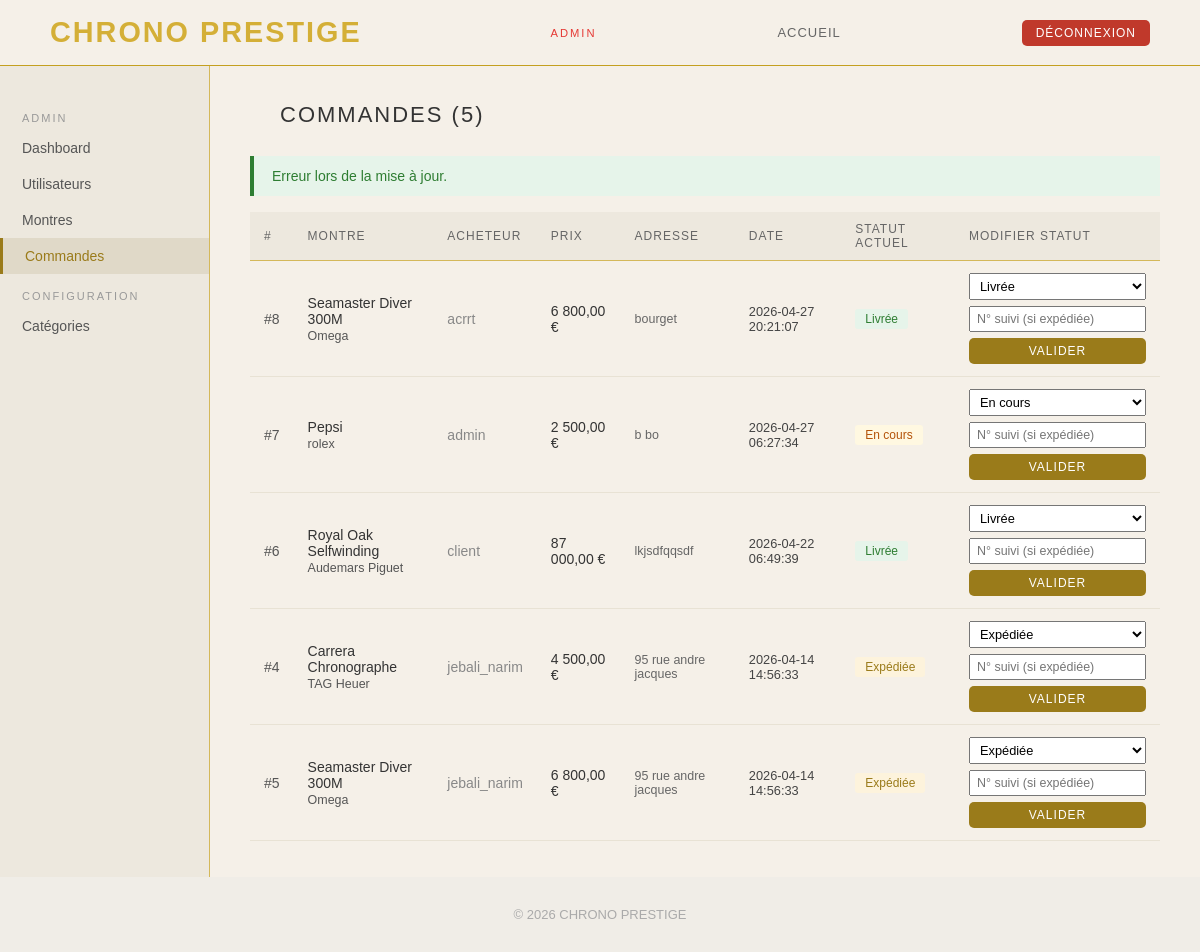
Page /vues/admin/commandes.php?msg=erreur (signed in) on the committed database.
### tables this page shows
CREATE TABLE `commandes` (
  `id` int(11) NOT NULL,
  `acheteur_id` int(11) NOT NULL,
  `montre_id` int(11) NOT NULL,
  `prix_achat` decimal(10,2) NOT NULL DEFAULT 0.00,
  `statut` enum('en_cours','expediee','livree','annulee') NOT NULL DEFAULT 'en_cours',
  `adresse_livraison` text DEFAULT NULL,
  `numero_suivi` varchar(100) DEFAULT '',
  `date_commande` datetime DEFAULT current_timestamp()
);

CREATE TABLE `montres` (
  `id` int(11) NOT NULL,
  `titre` varchar(255) NOT NULL,
  `marque` varchar(100) NOT NULL DEFAULT '',
  `prix` decimal(10,2) NOT NULL DEFAULT 0.00,
  `description` text DEFAULT NULL,
  `image` varchar(255) DEFAULT '',
  `statut` enum('disponible','vendu','suspendu') NOT NULL DEFAULT 'disponible',
  `vendeur_id` int(11) DEFAULT NULL,
  `date_ajout` datetime DEFAULT current_timestamp(),
  `reference` varchar(100) DEFAULT '',
  `materiau` varchar(100) DEFAULT '',
  `mouvement` varchar(100) DEFAULT '',
  `couleur` varchar(100) DEFAULT '',
  `categorie_id` int(11) DEFAULT NULL,
  `nb_vues` int(11) DEFAULT 0,
  `authentique` tinyint(1) DEFAULT NULL COMMENT 'NULL=non vérifié, 1=authentique, 0=refusé',
  `masquee` tinyint(1) DEFAULT 0
);

CREATE TABLE `users` (
  `id` int(11) NOT NULL,
  `username` varchar(100) NOT NULL,
  `nom` varchar(100) DEFAULT '',
  `prenom` varchar(100) DEFAULT '',
  `age` int(11) DEFAULT NULL,
  `email` varchar(255) NOT NULL,
  `password` varchar(255) NOT NULL,
  `role` enum('client','vendeur','admin') NOT NULL DEFAULT 'client',
  `suspendu` tinyint(1) DEFAULT 0,
  `created_at` datetime DEFAULT current_timestamp()
);

### crud/crud_commande.php (called while the page is built, shortened)
<?php
function getAllCommandes($conn) {
    $res = mysqli_query($conn,
        "SELECT c.*, m.titre, m.marque, m.prix, u.username as acheteur_nom
         FROM commandes c
         JOIN montres m ON c.montre_id = m.id
         JOIN users u ON c.acheteur_id = u.id
         ORDER BY c.date_commande DESC"
    );
    $commandes = [];
    while ($row = mysqli_fetch_assoc($res)) $commandes[] = $row;
    return $commandes;
}
?>

### vues/admin/commandes.php (the view, shortened to what this page needs)
<?php
include("../../config/db_connect.php");
include("../../crud/crud_commande.php");
$commandes = getAllCommandes($conn);
$statut_labels = [
    "en_cours" => ["En cours", "badge-warn"],
    "expediee" => ["Expédiée", "badge-gold"],
    "livree"   => ["Livrée",   "badge-ok"],
    "annulee"  => ["Annulée",  "badge-red"],
];
$message = "";
if (isset($_GET["msg"])) {
    if ($_GET["msg"] == "erreur") $message = "Erreur lors de la mise à jour.";
}
?>
<!DOCTYPE html>
<html lang="fr">
<head>
    <link rel="stylesheet" href="../../assets/css2/main.css">
    <link rel="stylesheet" href="../../assets/css2/boutique.css">
</head>
<body>
    <header class="site-header">
        <a href="../../index.php" class="logo">CHRONO PRESTIGE</a>
        <span style="font-size:0.7rem; letter-spacing:2px; color:#e53935; margin-left:8px;">ADMIN</span>
        <nav><a href="../../index.php">Accueil</a></nav>
        <div class="header-right">
            <a href="../deconnexion.php" class="btn btn-red btn-sm">Déconnexion</a>
        </div>
    </header>
    <div class="dashboard-wrap">
        <aside class="sidebar">
            <div class="sidebar-title">Admin</div>
            <a href="dashboard.php">Dashboard</a>
            <a href="users.php">Utilisateurs</a>
            <a href="montres.php">Montres</a>
            <a href="commandes.php" class="active">Commandes</a>
            <div class="sidebar-title">Configuration</div>
            <a href="categories.php">Catégories</a>
        </aside>
        <main class="dash-content">
            <h1>Commandes (<?php echo count($commandes); ?>)</h1>
            <?php if ($message): ?>
                <div class="msg msg-ok" style="margin-bottom:16px;"><?php echo $message; ?></div>
            <?php endif; ?>
            <table class="data-table">
                <thead>
                    <tr>
                        <th>#</th>
                        <th>Montre</th>
                        <th>Acheteur</th>
                        <th>Prix</th>
                        <th>Adresse</th>
                        <th>Date</th>
                        <th>Statut actuel</th>
                        <th>Modifier statut</th>
                    </tr>
                </thead>
                <tbody>
                    <?php foreach ($commandes as $c): ?>
                        <?php $label = $statut_labels[$c["statut"]] ?? [$c["statut"], "badge-warn"]; ?>
                        <tr>
                            <td style="color:#555;">#<?php echo $c["id"]; ?></td>
                            <td>
                                <?php echo htmlspecialchars($c["titre"]); ?><br>
                                <span style="color:#555; font-size:0.78rem;"><?php echo htmlspecialchars($c["marque"]); ?></span>
                            </td>
                            <td style="color:#888;"><?php echo htmlspecialchars($c["acheteur_nom"]); ?></td>
                            <td><?php echo number_format($c["prix_achat"], 2, ',', ' '); ?> €</td>
                            <td style="font-size:0.78rem; color:#666; max-width:180px;">
                                <?php echo htmlspecialchars($c["adresse_livraison"] ?? "—"); ?>
                            </td>
                            <td style="color:#444; font-size:0.8rem;"><?php echo $c["date_commande"]; ?></td>
                            <td><span class="badge <?php echo $label[1]; ?>"><?php echo $label[0]; ?></span></td>
                            <td>
                                <form method="POST" action="../../admin/admin_statut_commande.php"
                                      style="display:flex; flex-direction:column; gap:6px;">
                                    <select name="statut" style="font-size:0.8rem; padding:4px 6px;">
                                        <option value="en_cours" <?php echo $c["statut"]=="en_cours" ? "selected" : ""; ?>>En cours</option>
                                        <option value="expediee" <?php echo $c["statut"]=="expediee" ? "selected" : ""; ?>>Expédiée</option>
                                        <option value="livree"   <?php echo $c["statut"]=="livree"   ? "selected" : ""; ?>>Livrée</option>
                                    </select>
                                    <input type="text" name="numero_suivi"
                                           placeholder="N° suivi (si expédiée)"
                                           value="<?php echo htmlspecialchars($c["numero_suivi"] ?? ""); ?>"
                                           style="font-size:0.78rem; padding:4px 6px;">
                                    <button type="submit" class="btn btn-gold btn-sm">Valider</button>
                                </form>
                            </td>
                        </tr>
                    <?php endforeach; ?>
                </tbody>
            </table>
        </main>
    </div>
    <footer class="site-footer">© 2026 CHRONO PRESTIGE</footer>
</body>
</html>

### assets/css2/main.css (style rules this page uses)
* { margin: 0; padding: 0; box-sizing: border-box; }
body { background-color: #F5F0E8; font-family: Arial, sans-serif; color: #333333; display: flex; flex-direction: column; min-height: 100vh; }
.site-header { display: flex; align-items: center; justify-content: space-between; padding: 16px 50px; background-color: #F5F0E8; border-bottom: 1px solid #C4A020; position: sticky; top: 0; z-index: 100; }
.logo { font-size: 20px; font-weight: bold; color: #9A7B1A; letter-spacing: 3px; text-decoration: none; }
.site-header nav { display: flex; gap: 30px; }
.site-header nav a { text-decoration: none; color: #666666; font-size: 13px; letter-spacing: 1px; text-transform: uppercase; }
.header-right { display: flex; align-items: center; gap: 10px; }
.btn { display: inline-block; padding: 10px 22px; font-size: 13px; letter-spacing: 1px; text-transform: uppercase; text-decoration: none; cursor: pointer; font-family: Arial, sans-serif; border: 2px solid #9A7B1A; border-radius: 8px; color: #9A7B1A; }
.btn-gold { background-color: #9A7B1A; color: white; border: none; }
.btn-red { background-color: #c0392b; color: white; border: none; }
.btn-sm { padding: 6px 14px; font-size: 12px; border-radius: 5px; }
.badge { display: inline-block; padding: 3px 10px; font-size: 12px; border-radius: 3px; }
.badge-ok { background-color: #e6f4ea; color: #2e7d32; }
.badge-warn { background-color: #fff8e1; color: #b45309; }
.badge-gold { background-color: #fdf3dc; color: #9A7B1A; }
.msg { padding: 12px 18px; margin-bottom: 20px; font-size: 14px; border-left: 4px solid #9A7B1A; }
.msg-ok { background-color: #e6f4ea; color: #2e7d32; border-color: #2e7d32; }
.dashboard-wrap { display: flex; min-height: 600px; }
.sidebar { width: 210px; background-color: #EDE8DE; border-right: 1px solid #D4B85A; padding: 30px 0; }
.sidebar-title { font-size: 11px; color: #999; letter-spacing: 2px; text-transform: uppercase; padding: 16px 22px 6px; }
.sidebar a { display: block; padding: 10px 22px; color: #555; text-decoration: none; font-size: 14px; }
.sidebar a.active { color: #9A7B1A; background-color: #e0d9c8; border-left: 3px solid #9A7B1A; }
.dash-content { flex: 1; padding: 36px 40px; }
.dash-content h1 { font-size: 22px; color: #333; letter-spacing: 2px; margin-bottom: 28px; font-weight: normal; text-transform: uppercase; }
.data-table { width: 100%; border-collapse: collapse; font-size: 14px; }
.data-table th { text-align: left; padding: 10px 14px; background-color: #EDE8DE; color: #666; font-size: 12px; letter-spacing: 1px; text-transform: uppercase; font-weight: normal; border-bottom: 1px solid #D4B85A; }
.data-table td { padding: 12px 14px; border-bottom: 1px solid #e8e2d4; color: #333; vertical-align: middle; }
.footer, .site-footer { background-color: #f0ede7; color: #aaaaaa; text-align: center; padding: 30px 50px; font-size: 13px; }

### assets/css2/boutique.css (style rules this page uses)
* { margin: 0; padding: 0; box-sizing: border-box; }
.logo { color: #d4af37; font-size: 1.8rem; font-weight: 800; letter-spacing: 2px; text-decoration: none; }
h1 { margin-left: 30px; }

### rows in the picture
commandes: id "8", montre.titre "Seamaster Diver 300M", montre.marque "Omega", acheteur.username "acrrt", prix_achat "6 800,00", adresse_livraison "bourget", date_commande "2026-04-27 20:21:07", statut "Livrée"
commandes: id "7", montre.titre "Pepsi", montre.marque "rolex", acheteur.username "admin", prix_achat "2 500,00", adresse_livraison "b bo", date_commande "2026-04-27 06:27:34", statut "En cours"
commandes: id "6", montre.titre "Royal Oak Selfwinding", montre.marque "Audemars Piguet", acheteur.username "client", prix_achat "87 000,00", adresse_livraison "lkjsdfqqsdf", date_commande "2026-04-22 06:49:39", statut "Livrée"
commandes: id "4", montre.titre "Carrera Chronographe", montre.marque "TAG Heuer", acheteur.username "jebali_narim", prix_achat "4 500,00", adresse_livraison "95 rue andre jacques", date_commande "2026-04-14 14:56:33", statut "Expédiée"
commandes: id "5", montre.titre "Seamaster Diver 300M", montre.marque "Omega", acheteur.username "jebali_narim", prix_achat "6 800,00", adresse_livraison "95 rue andre jacques", date_commande "2026-04-14 14:56:33", statut "Expédiée"

### other values in the picture
count($commandes) "5"
$message "Erreur lors de la mise à jour."
